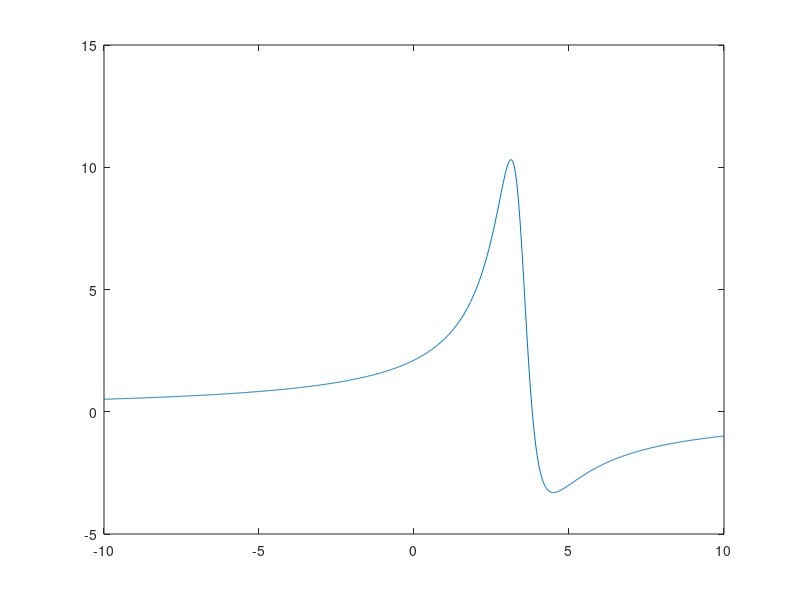

The MATLAB source for this figure:
clc
close all 
clear

figure;
grid on; 

A = [1,1,1,-3,-3;
    1,2,4,-10,-20;
    1,3,9,-30,-90;
    1,4,16,8,32;
    1,5,25,15,75;
    ];
b = [3,5,10,-2,-3]';
theta =  A\b;

t = linspace(-10, 10, 1000); 
y = (theta(1)+theta(2)*t+theta(3)*t.^2)./(1+theta(4)*t+theta(5)*t.^2);
plot(t,y);
